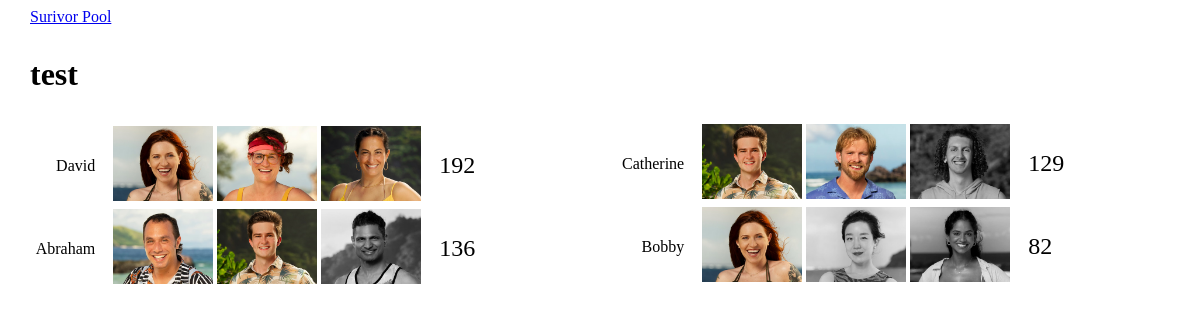
/pool/test, run on the app's committed database.
### tables this page shows
CREATE TABLE admin (
id INTEGER PRIMARY KEY,
username TEXT NOT NULL,
hash TEXT NOT NULL,
pool_name TEXT NOT NULL,
pool_password text
, num_picks INTEGER, pool_type text, pool_dollar integer);

CREATE TABLE users (
user_id INTEGER PRIMARY KEY,
username TEXT NOT NULL,
pool_id INTEGER NOT NULL,
FOREIGN KEY (pool_id) REFERENCES admin(id)
);

CREATE TABLE survivors (
contestant_id INTEGER PRIMARY KEY,
contestant TEXT NOT NULL,
image_path TEXT NOT NULL,
voted_out_in_week INTEGER
);

### app.py (the view)
@app.route('/pool/<pool_name>', methods=["GET"])
def show_pool(pool_name):
    if request.method == "GET":
        num_picks = db.execute("SELECT * FROM admin WHERE pool_name IS ?", pool_name)[0]["num_picks"]
        current_week = 1 + int(db.execute("SELECT MAX(voted_out_in_week) from survivors")[0]['MAX(voted_out_in_week)'])
        rows = db.execute("""SELECT * FROM users
                                WHERE pool_id IS (SELECT id FROM admin WHERE pool_name is ?)
                                ORDER BY user_id""", pool_name)
        for row in rows:
            rows_of_picks = db.execute("""SELECT image_path, voted_out_in_week FROM survivors
                                            JOIN picks ON survivors.contestant_id = picks.contestant_id
                                            WHERE user_id IS ?
                                            ORDER BY voted_out_in_week""", row['user_id'])
            user_total_points = 0
            for j in range(len(rows_of_picks)):
                row[f'pick{j}'] = rows_of_picks[j]['image_path']
                row[f'voted_out_in_week{j}'] = int(rows_of_picks[j]['voted_out_in_week'] or 0)
                weeks_survived = current_week if row[f'voted_out_in_week{j}'] == 0 else row[f'voted_out_in_week{j}']
                user_total_points += 2**(weeks_survived - 1)
            row['points'] = user_total_points
        rows = sorted(rows, key=lambda x: x['points'], reverse=True)
        return render_template("pool/pool_name.html", num_picks=num_picks, current_week=current_week, rows=rows, pool_name=pool_name)

### app.py (called while the page is built)
@app.after_request
def after_request(response):
    response.headers["Cache-Control"] = "no-cache, no-store, must-revalidate"
    response.headers["Expires"] = 0
    response.headers["Pragma"] = "no-cache"
    return response

### templates/pool/pool_name.html (shortened to what this page needs)
{% extends "layout.html" %}
{% block main %}
<div class="section">
    <h1>{{ pool_name }}</h1>
</div>
<div class="pool_table">
    <table>
        <tbody>
        {% for row in rows %}
        <tr>
            <td class="username">{{ row.username }}</td>
            <td style="width: 10px;"></td>
            {% for i in range(num_picks) %}
            {% if row['voted_out_in_week' ~ i] > 0 %}
            <td><img src="{{ row['pick' ~ i] }}" width="100" class="voted_out"></td>
            {% else %}
            <td><img src="{{ row['pick' ~ i] }}" width="100"></td>
            {% endif %}
            {% endfor %}
            <td style="width: 10px;"></td>
            <td class="rowpoints">{{ row.points }}</td>
        </tr>
    {% endfor %}
        </tbody>
    </table>
</div>
</body>
{% endblock %}

### static/styles.css (style rules this page uses)
.section { margin-bottom: 30px; }
.body { margin-left: 30px; }
.pool_table { column-count: auto; column-width: 480px; }
td.username { text-align: right; }
td.rowpoints { font-size: 1.5em; }
img.voted_out { filter: grayscale(100%); }

### data on the page
admin: pool_name "test"
users: username "David", image_path (picture), points "192"
users: username "Abraham", image_path (picture), points "136"
users: username "Catherine", image_path (picture), points "129"
users: username "Bobby", image_path (picture), points "82"
